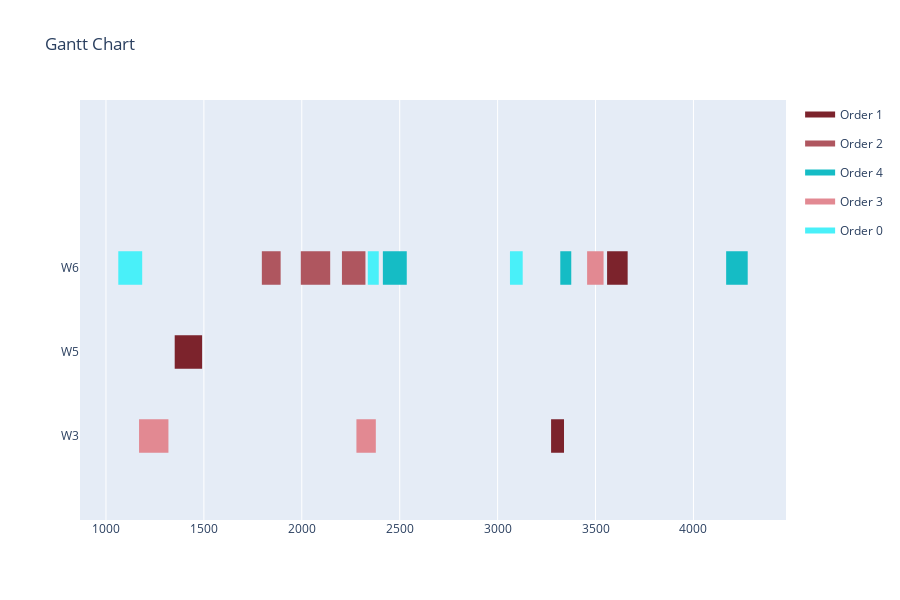

Notebook source saved alongside this figure:
### Code cell
data = []
for i in range(len(solution)):
    data.append([assignments[i], operations[i], solution[i], duration_lookup_table[operations[i]][assignments[i]]])
visualize(data)

### Figure 1 — Plotly figure (JSON) as saved in the notebook; plotly's stock layout.template omitted (floating-point values rounded to 4 significant figures)
{"data": [{"fill": "toself", "fillcolor": "rgb(124, 35, 44)", "hoverinfo": "name", "legendgroup": "rgb(124, 35, 44)", "mode": "none", "name": "Order 1", "type": "scatter", "x": [1351, 1491, 1491, 1351, 1351, 3273, 3339, 3339, 3273, 3273, 3559, 3664, 3664, 3559], "y": [0.8, 0.8, 1.2, 1.2, null, -0.2, -0.2, 0.2, 0.2, null, 1.8, 1.8, 2.2, 2.2]}, {"fill": "toself", "fillcolor": "rgb(175, 86, 95)", "hoverinfo": "name", "legendgroup": "rgb(175, 86, 95)", "mode": "none", "name": "Order 2", "type": "scatter", "x": [1796, 1892, 1892, 1796, 1796, 1995, 2145, 2145, 1995, 1995, 2205, 2325, 2325, 2205], "y": [1.8, 1.8, 2.2, 2.2, null, 1.8, 1.8, 2.2, 2.2, null, 1.8, 1.8, 2.2, 2.2]}, {"fill": "toself", "fillcolor": "rgb(21, 188, 197)", "hoverinfo": "name", "legendgroup": "rgb(21, 188, 197)", "mode": "none", "name": "Order 4", "type": "scatter", "x": [2414, 2536, 2536, 2414, 2414, 3320, 3376, 3376, 3320, 3320, 4167, 4277, 4277, 4167], "y": [1.8, 1.8, 2.2, 2.2, null, 1.8, 1.8, 2.2, 2.2, null, 1.8, 1.8, 2.2, 2.2]}, {"fill": "toself", "fillcolor": "rgb(226, 137, 146)", "hoverinfo": "name", "legendgroup": "rgb(226, 137, 146)", "mode": "none", "name": "Order 3", "type": "scatter", "x": [1169, 1319, 1319, 1169, 1169, 2279, 2378, 2378, 2279, 2279, 3457, 3541, 3541, 3457], "y": [-0.2, -0.2, 0.2, 0.2, null, -0.2, -0.2, 0.2, 0.2, null, 1.8, 1.8, 2.2, 2.2]}, {"fill": "toself", "fillcolor": "rgb(73, 240, 249)", "hoverinfo": "name", "legendgroup": "rgb(73, 240, 249)", "mode": "none", "name": "Order 0", "type": "scatter", "x": [1063, 1185, 1185, 1063, 1063, 2337, 2393, 2393, 2337, 2337, 3063, 3128, 3128, 3063], "y": [1.8, 1.8, 2.2, 2.2, null, 1.8, 1.8, 2.2, 2.2, null, 1.8, 1.8, 2.2, 2.2]}, {"legendgroup": "rgb(124, 35, 44)", "marker": {"color": "rgb(124, 35, 44)", "opacity": 0, "size": 1}, "mode": "markers", "name": "", "showlegend": false, "text": [null, null, null, null, null, null], "type": "scatter", "x": [1351, 1491, 3273, 3339, 3559, 3664], "y": [1, 1, 0, 0, 2, 2]}, {"legendgroup": "rgb(175, 86, 95)", "marker": {"color": "rgb(175, 86, 95)", "opacity": 0, "size": 1}, "mode": "markers", "name": "", "showlegend": false, "text": [null, null, null, null, null, null], "type": "scatter", "x": [1796, 1892, 1995, 2145, 2205, 2325], "y": [2, 2, 2, 2, 2, 2]}, {"legendgroup": "rgb(21, 188, 197)", "marker": {"color": "rgb(21, 188, 197)", "opacity": 0, "size": 1}, "mode": "markers", "name": "", "showlegend": false, "text": [null, null, null, null, null, null], "type": "scatter", "x": [2414, 2536, 3320, 3376, 4167, 4277], "y": [2, 2, 2, 2, 2, 2]}, {"legendgroup": "rgb(226, 137, 146)", "marker": {"color": "rgb(226, 137, 146)", "opacity": 0, "size": 1}, "mode": "markers", "name": "", "showlegend": false, "text": [null, null, null, null, null, null], "type": "scatter", "x": [1169, 1319, 2279, 2378, 3457, 3541], "y": [0, 0, 0, 0, 2, 2]}, {"legendgroup": "rgb(73, 240, 249)", "marker": {"color": "rgb(73, 240, 249)", "opacity": 0, "size": 1}, "mode": "markers", "name": "", "showlegend": false, "text": [null, null, null, null, null, null], "type": "scatter", "x": [1063, 1185, 2337, 2393, 3063, 3128], "y": [2, 2, 2, 2, 2, 2]}], "layout": {"height": 600, "hovermode": "closest", "showlegend": true, "title": {"text": "Gantt Chart"}, "xaxis": {"rangeselector": {"buttons": [{"count": 7, "label": "1w", "step": "day", "stepmode": "backward"}, {"count": 1, "label": "1m", "step": "month", "stepmode": "backward"}, {"count": 6, "label": "6m", "step": "month", "stepmode": "backward"}, {"count": 1, "label": "YTD", "step": "year", "stepmode": "todate"}, {"count": 1, "label": "1y", "step": "year", "stepmode": "backward"}, {"step": "all"}]}, "showgrid": true, "type": "linear", "zeroline": false}, "yaxis": {"autorange": false, "range": [-1, 4], "showgrid": false, "ticktext": ["W3", "W5", "W6"], "tickvals": [0, 1, 2], "zeroline": false}}}
